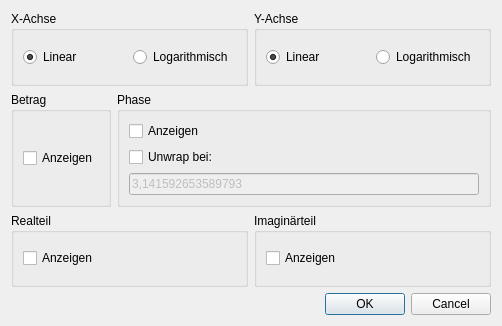
<?xml version="1.0" encoding="UTF-8"?>
<ui version="4.0">
 <class>GraphSettings</class>
 <widget class="QDialog" name="GraphSettings">
  <property name="windowModality">
   <enum>Qt::ApplicationModal</enum>
  </property>
  <property name="geometry">
   <rect>
    <x>0</x>
    <y>0</y>
    <width>502</width>
    <height>326</height>
   </rect>
  </property>
  <property name="windowTitle">
   <string>Graphen-Einstellungen</string>
  </property>
  <layout class="QVBoxLayout" name="verticalLayout_5">
   <item>
    <layout class="QHBoxLayout" name="horizontalLayout_3">
     <item>
      <widget class="QGroupBox" name="grpbXAxis">
       <property name="title">
        <string>X-Achse</string>
       </property>
       <property name="flat">
        <bool>false</bool>
       </property>
       <layout class="QHBoxLayout" name="horizontalLayout">
        <item>
         <widget class="QRadioButton" name="rbXLinear">
          <property name="text">
           <string>Linear</string>
          </property>
          <property name="checked">
           <bool>true</bool>
          </property>
          <attribute name="buttonGroup">
           <string notr="true">grpXAxisScale</string>
          </attribute>
         </widget>
        </item>
        <item>
         <widget class="QRadioButton" name="rbXLogarithmic">
          <property name="text">
           <string>Logarithmisch</string>
          </property>
          <attribute name="buttonGroup">
           <string notr="true">grpXAxisScale</string>
          </attribute>
         </widget>
        </item>
       </layout>
      </widget>
     </item>
     <item>
      <widget class="QGroupBox" name="grpbYAxis">
       <property name="title">
        <string>Y-Achse</string>
       </property>
       <layout class="QHBoxLayout" name="horizontalLayout_2">
        <item>
         <widget class="QRadioButton" name="rbYLinear">
          <property name="text">
           <string>Linear</string>
          </property>
          <property name="checked">
           <bool>true</bool>
          </property>
         </widget>
        </item>
        <item>
         <widget class="QRadioButton" name="rbYLogarithmic">
          <property name="text">
           <string>Logarithmisch</string>
          </property>
         </widget>
        </item>
       </layout>
      </widget>
     </item>
    </layout>
   </item>
   <item>
    <layout class="QHBoxLayout" name="horizontalLayout_5">
     <item>
      <widget class="QGroupBox" name="grpbAbs">
       <property name="title">
        <string>Betrag</string>
       </property>
       <layout class="QVBoxLayout" name="verticalLayout">
        <item>
         <widget class="QCheckBox" name="cbDisplayAbs">
          <property name="text">
           <string>Anzeigen</string>
          </property>
         </widget>
        </item>
       </layout>
      </widget>
     </item>
     <item>
      <widget class="QGroupBox" name="grpPhase">
       <property name="title">
        <string>Phase</string>
       </property>
       <layout class="QVBoxLayout" name="verticalLayout_2">
        <item>
         <widget class="QCheckBox" name="cbDisplayPhase">
          <property name="text">
           <string>Anzeigen</string>
          </property>
         </widget>
        </item>
        <item>
         <widget class="QCheckBox" name="cbUnwrapPhase">
          <property name="text">
           <string>Unwrap bei:</string>
          </property>
         </widget>
        </item>
        <item>
         <widget class="QLineEdit" name="leUnwrapDiscont">
          <property name="enabled">
           <bool>false</bool>
          </property>
          <property name="text">
           <string>3,141592653589793</string>
          </property>
          <property name="frame">
           <bool>true</bool>
          </property>
          <property name="cursorPosition">
           <number>0</number>
          </property>
         </widget>
        </item>
       </layout>
      </widget>
     </item>
    </layout>
   </item>
   <item>
    <layout class="QHBoxLayout" name="horizontalLayout_4">
     <item>
      <widget class="QGroupBox" name="grpbReal">
       <property name="title">
        <string>Realteil</string>
       </property>
       <layout class="QVBoxLayout" name="verticalLayout_3">
        <item>
         <widget class="QCheckBox" name="cbDisplayReal">
          <property name="text">
           <string>Anzeigen</string>
          </property>
         </widget>
        </item>
       </layout>
      </widget>
     </item>
     <item>
      <widget class="QGroupBox" name="grpbImag">
       <property name="title">
        <string>Imaginärteil</string>
       </property>
       <layout class="QVBoxLayout" name="verticalLayout_4">
        <item>
         <widget class="QCheckBox" name="cbDisplayImag">
          <property name="text">
           <string>Anzeigen</string>
          </property>
         </widget>
        </item>
       </layout>
      </widget>
     </item>
    </layout>
   </item>
   <item>
    <widget class="QDialogButtonBox" name="buttonBox">
     <property name="orientation">
      <enum>Qt::Horizontal</enum>
     </property>
     <property name="standardButtons">
      <set>QDialogButtonBox::Cancel|QDialogButtonBox::Ok</set>
     </property>
    </widget>
   </item>
  </layout>
 </widget>
 <resources/>
 <connections>
  <connection>
   <sender>buttonBox</sender>
   <signal>accepted()</signal>
   <receiver>GraphSettings</receiver>
   <slot>accept()</slot>
   <hints>
    <hint type="sourcelabel">
     <x>248</x>
     <y>254</y>
    </hint>
    <hint type="destinationlabel">
     <x>157</x>
     <y>274</y>
    </hint>
   </hints>
  </connection>
  <connection>
   <sender>buttonBox</sender>
   <signal>rejected()</signal>
   <receiver>GraphSettings</receiver>
   <slot>reject()</slot>
   <hints>
    <hint type="sourcelabel">
     <x>316</x>
     <y>260</y>
    </hint>
    <hint type="destinationlabel">
     <x>286</x>
     <y>274</y>
    </hint>
   </hints>
  </connection>
 </connections>
 <buttongroups>
  <buttongroup name="grpXAxisScale"/>
 </buttongroups>
</ui>
